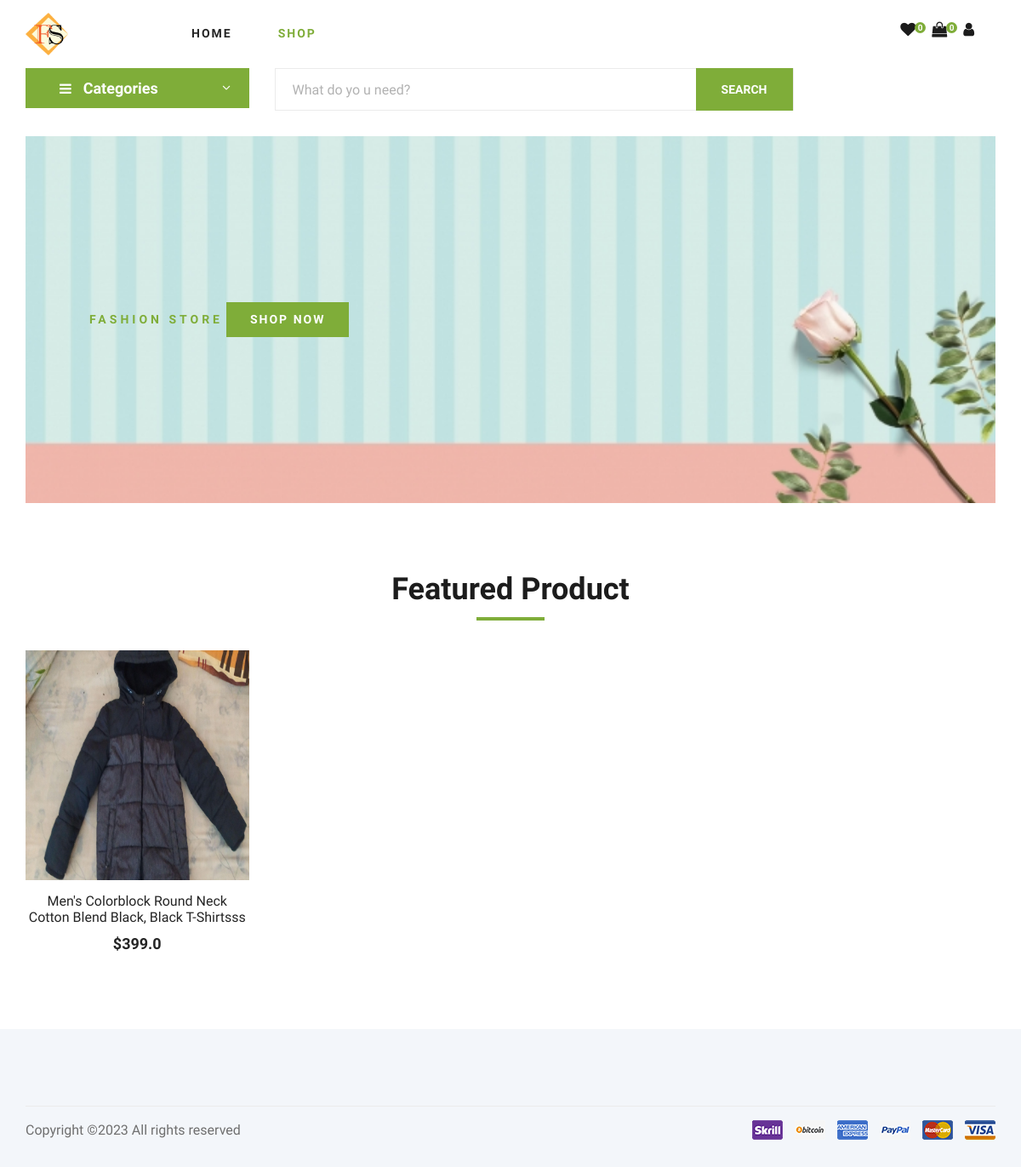
The app's page /, older data.
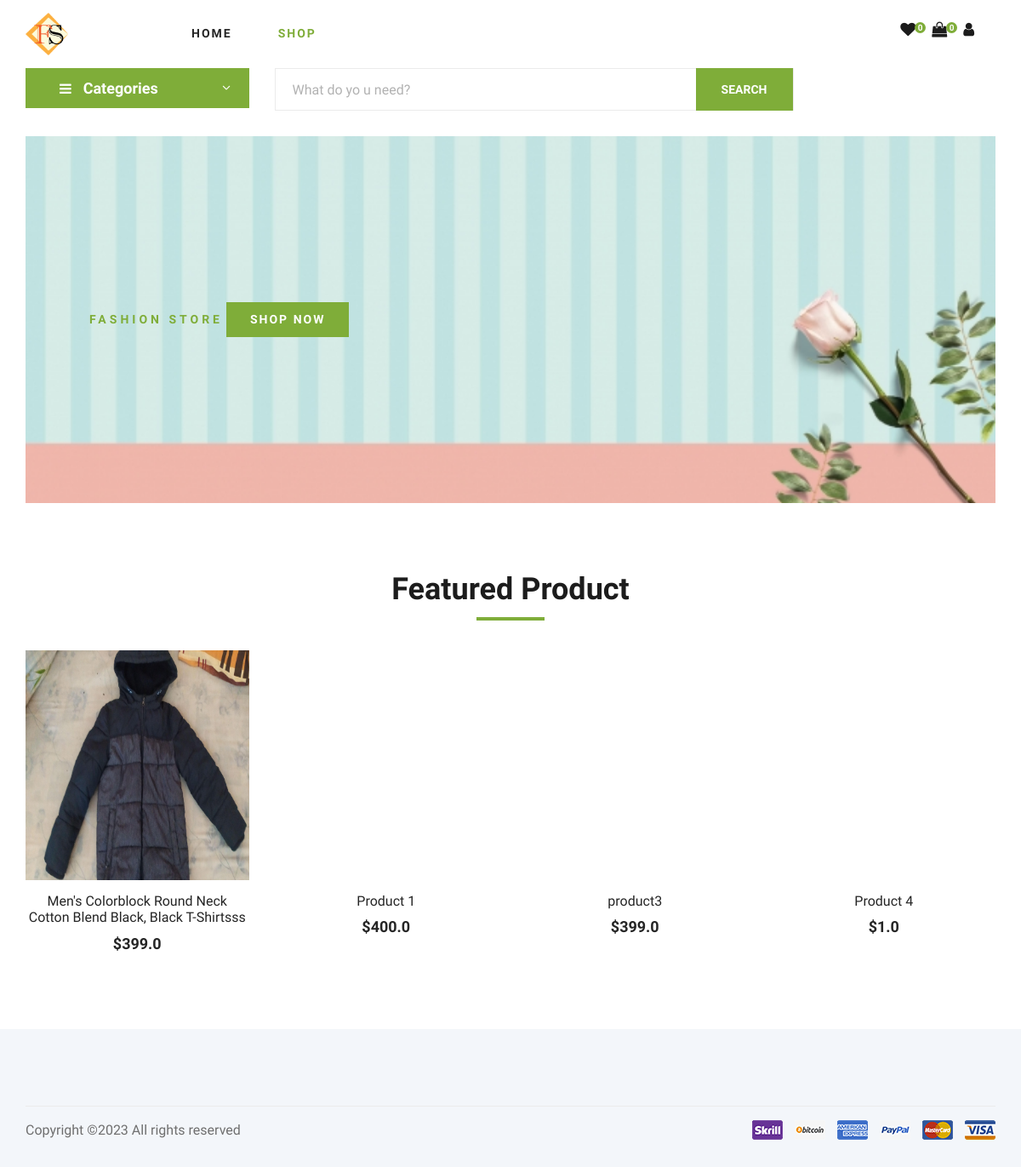
The same page, newer data.
### store/models.py (models this page shows, shortened)
class BaseModel(models.Model):
	uid = models.UUIDField(primary_key=True , editable=False , default=uuid.uuid4)
	created_at = models.DateTimeField(auto_now= True)
	updated_at = models.DateTimeField(auto_now_add= True)
	class Meta:
		abstract = True

class Products(BaseModel):
	product_name = models.CharField(max_length=100)
	slug = models.SlugField(max_length=100,unique=True, null=True, blank=True)
	category = models.ForeignKey(Category, on_delete=models.CASCADE, related_name="products")
	price = models.FloatField()
	discount = models.IntegerField(null=True)
	rprice = models.FloatField()
	product_description = models.TextField()
	image = models.ImageField(upload_to="products")
	is_deleted = models.BooleanField(default=False)
	in_store = models.BooleanField(default=False)

### store/views.py (the view)
# urls.py: path('', views.index, name="index"),
def index(request):
    product_list = Products.objects.all().filter(is_deleted=False,in_store=True)[:10]
    image = ProductImage.objects.all()
    context = {'product_list':product_list,'image':image}
    return render(request, 'store/index.html', context)

### store/context_processors.py (called while the page is built)
def category_list_processor(request):
    category_list = Category.objects.all()
    return {'category_list': category_list}

def cart_counter(request):
    cart_count = 0
    try:
        if request.user.is_authenticated:
            cart_items = CartItems.objects.all().filter(user=request.user)
        else:
            cart = uCart.objects.filter(cart_id=_cart_id(request))
            cart_items = CartItems.objects.all().filter(cart=cart[:1])
        for cart_item in cart_items:
            cart_count += cart_item.quantity
    except uCart.DoesNotExist:
        cart_count=0
    return dict(cart_count=cart_count)

def wish_counter(request):
    if request.user.is_authenticated:
        wish_items = WishList.objects.filter(user=request.user)
    else:
        guest = Guest.objects.filter(guest_id=_wishlist_id(request)).first()
        if guest:
            wish_items = WishList.objects.filter(guest=guest)
        else:
            wish_items = []
    wish_count = wish_items.count() if wish_items else 0
    return {'wish_count': wish_count}

def notification_counter(request):
    if request.user.is_authenticated:
        notifications = Notification.objects.filter(user=request.user,is_read=False)
        noti_count = notifications.count() if notifications else 0
        return dict(noti_count=noti_count)
    else:
        return dict(noti_count=0)

### store/views.py (called while the page is built)
def _cart_id(request):
    cart = request.session.session_key
    if not cart:
        cart = request.session.create()
    return cart

def _wishlist_id(request):
    guest = request.session.session_key
    if not guest:
        guest = request.session.create()
    return guest

### store/templates/store/index.html (shortened to what this page needs)
{%extends 'store/base.html'%}
{%load static%}
{%block body%}
<div class="container">
    <div class="hero__item set-bg" data-setbg="{%static 'assets/img/hero/banner_1.jpg'%}">
        <div class="hero__text">
            <span>FASHION STORE</span>
            <a href="{%url 'view_store'%}" class="primary-btn">SHOP NOW</a>
        </div>
    </div>
</div>
    <section class="featured spad">
        <div class="container">
            <div class="row">
                <div class="col-lg-12">
                    <div class="section-title">
                        <h2>Featured Product</h2>
                    </div>
                </div>
            </div>
            <div class="row featured__filter">
                {%for product in product_list%}
                <div class="col-lg-3 col-md-4 col-sm-6 mix oranges fresh-meat">
                    <div class="featured__item">
                        <div class="featured__item__pic set-bg" data-setbg="{{ product.image.url }}">
                        </div>
                        <div class="featured__item__text">
                            <h6><a href="#">{{product.product_name}}</a></h6>
                            <h5>${{product.price}}</h5>
                        </div>
                    </div>
                </div>
                {%endfor%}
            </div>
        </div>
    </section>
{%endblock%}

### store/templates/store/base.html (shortened to what this page needs)
<!DOCTYPE html>
{%load static%}
<html lang="zxx">
<head>
    <link rel="stylesheet" href="{%static 'assets/css/bootstrap.min.css'%}" type="text/css">
    <link rel="stylesheet" href="{%static 'assets/css/font-awesome.min.css'%}" type="text/css">
    <link rel="stylesheet" href="{%static 'assets/css/elegant-icons.css'%}" type="text/css">
    <link rel="stylesheet" href="{%static 'assets/css/nice-select.css'%}" type="text/css">
    <link rel="stylesheet" href="{%static 'assets/css/jquery-ui.min.css'%}" type="text/css">
    <link rel="stylesheet" href="{%static 'assets/css/owl.carousel.min.css'%}" type="text/css">
    <link rel="stylesheet" href="{%static 'assets/css/slicknav.min.css'%}" type="text/css">
    <link rel="stylesheet" href="{%static 'assets/css/style.css'%}" type="text/css">
</head>
<body>
    <header class="header">
        <div class="container">
            <div class="row">
                <div class="col-lg-2">
                    <div class="header__logo">
                        <a href="{%url 'index'%}"><img src="{%static 'assets/img/logo1.png'%}" alt="" height="50" width="50"></a>
                    </div>
                </div>
                <div class="col-lg-5">
                    <nav class="header__menu">
                        <ul>
                            <li><a href="{%url 'index'%}">Home</a></li>
                            <li class="active"><a href="{%url 'view_store'%}">Shop</a></li>
                        </ul>
                    </nav>
                </div>
                <div class="col-lg-5">
                    <div class="header__cart">
                        <ul>
                            <li><a href="{%url 'user_wish_list_view'%}"><i class="fa fa-heart"></i> <span>{{wish_count}}</span></a></li>
                            <li><a href="{%url 'cart'%}"><i class="fa fa-shopping-bag"></i> <span>{{cart_count}}</span></a></li>
                            {%if user.is_authenticated%}
                            <li><a href="{%url 'user_notifications_view'%}"><i class="fa fa-bell"></i><span>{{noti_count}}</span></a></li>
                            <li><a href="{%url 'user_dashboard'%}"><i class="fa fa-tasks"></i>Dashboard</a></li>
                            <li><a href="{%url 'customer_logout'%}"><i class="fa fa-sign-out"></i>Logout</a></li>
                            {%else%}
                            <li><a href="{%url 'login'%}"><i class="fa fa-user"></i></a></li>
                            {%endif%}
                        </ul>
                    </div>
                </div>
            </div>
        </div>
    </header>
    <section class="hero hero-normal">
        <div class="container">
            <div class="row">
                <div class="col-lg-3">
                    <div class="hero__categories">
                        <div class="hero__categories__all">
                            <i class="fa fa-bars"></i>
                            <span>Categories</span>
                        </div>
                    </div>
                </div>
                <div class="col-lg-9">
                    <div class="hero__search">
                        <div class="hero__search__form">
                            <form action="{%url 'user_search_products'%}" method="get">
                                <input type="text" placeholder="What do yo u need?" name="query" value="{{query}}">
                                <button type="submit" class="site-btn">SEARCH</button>
                            </form>
                        </div>
                    </div>
                </div>
            </div>
        </div>
    </section>
    {%block body%}{%endblock%}
    <footer class="footer spad">
        <div class="container">
            <div class="row">
                <div class="col-lg-12">
                    <div class="footer__copyright">
                        <div class="footer__copyright__text"><p>
                    Copyright &copy;<script>document.write(new Date().getFullYear());</script> All rights reserved</p></div>
                        <div class="footer__copyright__payment"><img src="img/payment-item.png" alt=""></div>
                    </div>
                </div>
            </div>
        </div>
    </footer>
</body>
</html>

### store/templates/store/base.html (style rules this page uses)
.header__cart a { text-decoration:none; color:black }

Row changes from the older to the newer data that the page shows:
added Products: product_name "Product 1", price "400.0"
added Products: product_name "product3", price "399.0"
added Products: product_name "Product 4", price "1.0"
